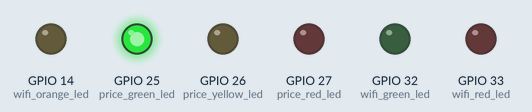
This program was run on a simulated ESP32 board running MicroPython. On the bench: output pins drawn as LEDs (lit = HIGH). Random numbers come from a fixed seed; library files of the repository ran but are not shown: 1 file(s); what the program prints to the serial console is not drawn. At 0.0 s the program stops and its outputs stay as they are.

Above: at 0.1 s.
Timing chart, 0 to 1.5 s (numbered marks = the images above):
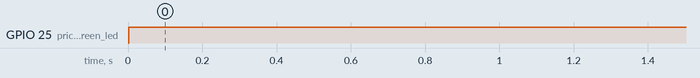

Measured:
- by itself, GPIO 25 (price_green_led): LOW → HIGH at 0.00 s

The program:

main.py
```python
# Main loop runs here
from pricing import pricing
from mock_data import generate_mock_price

from leds import display_price_category


def main():
    current_price = generate_mock_price()
    price_category = pricing(current_price)
    display_price_category(price_category)

    print(f"Electricity price: {current_price}c/kWh")
    print(f"Price category: {price_category}")

if __name__ == "__main__":
    main()
```

pricing.py
```python
# This file handles pricing logic
from config import CHEAP_THRESHOLD, EXPENSIVE_THRESHOLD
from mock_data import generate_mock_price

# Function for pricing
def pricing(price):
    if price < CHEAP_THRESHOLD: # Price lower than 5c/kWh
        category = "cheap"
    elif price >= EXPENSIVE_THRESHOLD: # Price equal to or over 15c/kWh
        category = "expensive"
    else:
        category = "moderate" # Price between 5c/kWh & 15c/kWh
    return category

if __name__ == "__main__":
    print(pricing(generate_mock_price()))
```

mock_data.py
```python
# This file handles mock data randomization
from random import uniform

def generate_mock_price():
    random_mock_price = round(uniform(-5, 25), 2)
    return random_mock_price


if __name__ == "__main__":
    print(generate_mock_price())
```

leds.py
```python
# Led logic here
import config
import machine
import time

price_green_led = machine.Pin(config.PRICE_GREEN_PIN, machine.Pin.OUT)
price_yellow_led = machine.Pin(config.PRICE_YELLOW_PIN, machine.Pin.OUT)
price_red_led = machine.Pin(config.PRICE_RED_PIN, machine.Pin.OUT)

wifi_green_led = machine.Pin(config.WIFI_GREEN_PIN, machine.Pin.OUT)
wifi_orange_led = machine.Pin(config.WIFI_ORANGE_PIN, machine.Pin.OUT)
wifi_red_led = machine.Pin(config.WIFI_RED_PIN, machine.Pin.OUT)

def set_led(led, state):
    led.value(state)

def display_price_category(category):
    set_led(price_green_led, config.OFF)
    set_led(price_yellow_led, config.OFF)
    set_led(price_red_led, config.OFF)

    if category == "cheap":
        set_led(price_green_led, config.ON)
    elif category == "moderate":
        set_led(price_yellow_led, config.ON)
    else:
        set_led(price_red_led, config.ON)
    
```

config.py
```python
# This file includes definitions etc.

# Electricity price tresholds (c/kWh)
CHEAP_THRESHOLD = 5
EXPENSIVE_THRESHOLD = 15

# Wi-Fi status LEDs
WIFI_GREEN_PIN = 32
WIFI_ORANGE_PIN = 14
WIFI_RED_PIN = 33

# Electricity price LEDs
PRICE_GREEN_PIN = 25
PRICE_YELLOW_PIN = 26
PRICE_RED_PIN = 27

# LED toggle
ON = 1
OFF = 0
```
